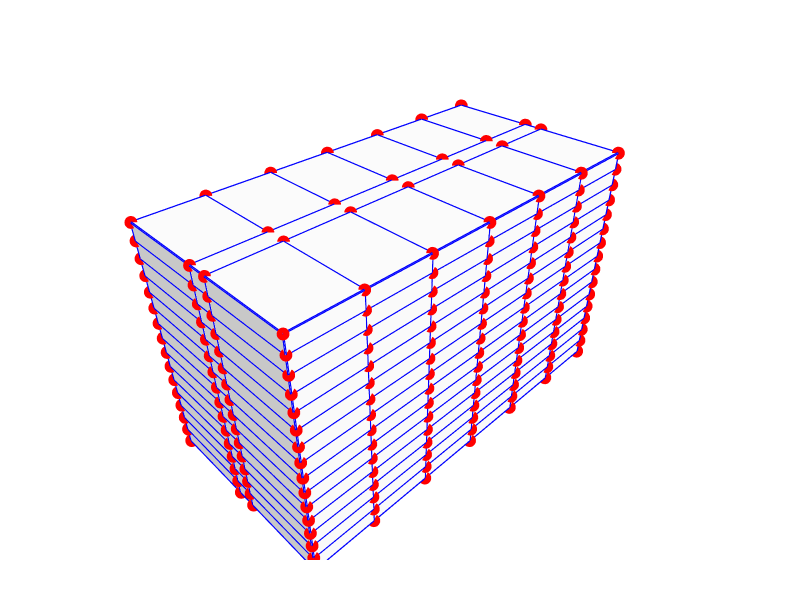

The notebook cell this image was saved under:
### Code cell
# Show graph with building geometry (faces invisible, light edges)
Topology.Show(objects, g1,
              vertexSize=15,
              vertexColor="red",
              edgeWidth=5,
              edgeColor="blue",
              faceOpacity=0.3,  # Completely invisible faces
              showEdges=True,  # Show building edges as wireframe
              width=800,
              height=600,
              backgroundColor="white",
              renderer=renderer)

### Figure 1 — Plotly figure (JSON) as saved in the notebook; plotly's stock layout.template omitted (floating-point values rounded to 4 significant figures; data arrays with more than 128 entries replaced by an {"elided": "..."} marker saying what was removed)
{"data": [{"customdata": {"elided": "4875 str values"}, "hoverinfo": "text", "hovertemplate": {"elided": "4875 str values"}, "hovertext": {"elided": "4875 str values"}, "legendgroup": "1", "legendrank": 1, "marker": {"color": {"elided": "4875 str values"}, "line": {"width": 0}, "opacity": 1, "size": {"elided": "4875 int values"}, "sizemode": "diameter", "symbol": "circle"}, "mode": "markers", "name": "1: default (Vertices)", "showlegend": false, "text": {"elided": "4875 str values"}, "type": "scatter3d", "x": {"elided": "4875 int values"}, "y": {"elided": "4875 float values"}, "z": {"elided": "4875 float values"}}, {"hoverinfo": "text", "legendgroup": "2", "legendrank": 2, "line": {"color": "blue", "dash": "solid", "width": 5}, "marker": {"size": 0}, "mode": "lines", "name": "1: default (Edges)", "showlegend": false, "text": "", "type": "scatter3d", "x": {"elided": "14040 int values"}, "y": {"elided": "14040 int values"}, "z": {"elided": "14040 int values"}}, {"cmax": 1, "cmin": 0, "color": "#FAFAFA", "colorscale": [[0, "#440154"], [0.1111, "#482878"], [0.2222, "#3e4989"], [0.3333, "#31688e"], [0.4444, "#26828e"], [0.5556, "#1f9e89"], [0.6667, "#35b779"], [0.7778, "#6ece58"], [0.8889, "#b5de2b"], [1, "#fde725"]], "flatshading": true, "hoverinfo": "text", "hovertext": "", "i": {"elided": "2340 int values"}, "j": {"elided": "2340 int values"}, "k": {"elided": "2340 int values"}, "legendgroup": "3", "legendrank": 3, "lighting": {"facenormalsepsilon": 0}, "name": "1: default (Faces)", "opacity": 1, "showlegend": false, "showscale": false, "text": "", "type": "mesh3d", "x": {"elided": "448 int values"}, "y": {"elided": "448 int values"}, "z": {"elided": "448 int values"}}, {"hoverinfo": "text", "legendgroup": "6", "legendrank": 6, "line": {"color": "blue", "dash": "solid", "width": 5}, "marker": {"size": 0}, "mode": "lines", "name": "2: Untitled Graph (Edges)", "showlegend": false, "text": "", "type": "scatter3d", "x": [10, 60, null, 50, 60, null, 70, 60, null, 50, 60, null, 90, 60, null, 30, 60, null, 60, 60, null, 10, 60, null, 110, 60, null, 70, 60, null, 60, 60, null, 110, 60, null, 30, 60, null, 90, 60, null], "y": [13.5, 30, null, 13.5, 30, null, 13.5, 30, null, 46.5, 30, null, 46.5, 30, null, 13.5, 30, null, 30, 30, null, 46.5, 30, null, 46.5, 30, null, 46.5, 30, null, 30, 30, null, 13.5, 30, null, 46.5, 30, null, 13.5, 30, null], "z": [67.5, 67.5, null, 67.5, 67.5, null, 67.5, 67.5, null, 67.5, 67.5, null, 67.5, 67.5, null, 67.5, 67.5, null, 62.5, 67.5, null, 67.5, 67.5, null, 67.5, 67.5, null, 67.5, 67.5, null, 72.5, 67.5, null, 67.5, 67.5, null, 67.5, 67.5, null, 67.5, 67.5, null]}, {"customdata": ["", "", "", "", "", "", "", "", "", "", "", "", "", "", ""], "hoverinfo": "text", "hovertemplate": ["Click ", "Click ", "Click ", "Click ", "Click ", "Click ", "Click ", "Click ", "Click ", "Click ", "Click ", "Click ", "Click ", "Click ", "Click "], "hovertext": ["", "", "", "", "", "", "", "", "", "", "", "", "", "", ""], "legendgroup": "5", "legendrank": 5, "marker": {"color": ["#FF0000", "#FF0000", "#FF0000", "#FF0000", "#FF0000", "#FF0000", "#FF0000", "#FF0000", "#FF0000", "#FF0000", "#FF0000", "#FF0000", "#FF0000", "#FF0000", "#FF0000"], "line": {"width": 0}, "opacity": 1, "size": [15, 15, 15, 15, 15, 15, 15, 15, 15, 15, 15, 15, 15, 15, 15], "sizemode": "diameter", "symbol": "circle"}, "mode": "markers", "name": "2: Untitled Graph (Vertices)", "showlegend": false, "text": ["", "", "", "", "", "", "", "", "", "", "", "", "", "", ""], "type": "scatter3d", "x": [10, 50, 70, 50, 90, 30, 60, 90, 110, 110, 30, 70, 10, 60, 60], "y": [13.5, 13.5, 13.5, 46.5, 46.5, 13.5, 30, 13.5, 13.5, 46.5, 46.5, 46.5, 46.5, 30, 30], "z": [67.5, 67.5, 67.5, 67.5, 67.5, 67.5, 67.5, 67.5, 67.5, 67.5, 67.5, 67.5, 67.5, 62.5, 72.5]}], "layout": {"autosize": true, "height": 600, "margin": {"b": 40, "l": 40, "r": 40, "t": 40}, "paper_bgcolor": "#FFFFFF", "plot_bgcolor": "#FFFFFF", "scene": {"aspectmode": "data", "camera": {"center": {"x": 0, "y": 0, "z": 0}, "eye": {"x": -1.25, "y": -1.25, "z": 1.25}, "projection": {"type": "perspective"}, "up": {"x": 0, "y": 0, "z": 1}}, "xaxis": {"visible": false}, "yaxis": {"visible": false}, "zaxis": {"visible": false}}, "showlegend": true, "width": 800, "xaxis": {"showgrid": false, "visible": false, "zeroline": false}, "yaxis": {"showgrid": false, "visible": false, "zeroline": false}}}
